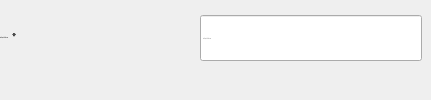
                   <widget class="QWidget" name="widget_7" native="true">
                    <layout class="QHBoxLayout" name="horizontalLayout_9">
                     <property name="spacing">
                      <number>0</number>
                     </property>
                     <property name="leftMargin">
                      <number>0</number>
                     </property>
                     <property name="topMargin">
                      <number>0</number>
                     </property>
                     <property name="rightMargin">
                      <number>0</number>
                     </property>
                     <property name="bottomMargin">
                      <number>0</number>
                     </property>
                     <item>
                      <widget class="QWidget" name="widget_14" native="true">
                       <layout class="QHBoxLayout" name="horizontalLayout_2">
                        <property name="spacing">
                         <number>0</number>
                        </property>
                        <property name="leftMargin">
                         <number>0</number>
                        </property>
                        <property name="topMargin">
                         <number>0</number>
                        </property>
                        <property name="bottomMargin">
                         <number>0</number>
                        </property>
                        <item alignment="Qt::AlignTop">
                         <widget class="QWidget" name="label_product_2" native="true">
                          <property name="minimumSize">
                           <size>
                            <width>200</width>
                            <height>0</height>
                           </size>
                          </property>
                          <property name="maximumSize">
                           <size>
                            <width>200</width>
                            <height>16777215</height>
                           </size>
                          </property>
                          <property name="font">
                           <font>
                            <family>Cambria</family>
                           </font>
                          </property>
                          <layout class="QHBoxLayout" name="horizontalLayout_10">
                           <property name="spacing">
                            <number>0</number>
                           </property>
                           <property name="leftMargin">
                            <number>0</number>
                           </property>
                           <property name="topMargin">
                            <number>30</number>
                           </property>
                           <property name="rightMargin">
                            <number>0</number>
                           </property>
                           <property name="bottomMargin">
                            <number>0</number>
                           </property>
                           <item>
                            <widget class="QLabel" name="label_4">
                             <property name="font">
                              <font>
                               <family>Cambria</family>
                               <pointsize>-1</pointsize>
                               <bold>false</bold>
                              </font>
                             </property>
                             <property name="text">
                              <string>Mã hạng thành viên</string>
                             </property>
                            </widget>
                           </item>
                           <item>
                            <widget class="QLabel" name="label_required_6">
                             <property name="sizePolicy">
                              <sizepolicy hsizetype="Expanding" vsizetype="Preferred">
                               <horstretch>0</horstretch>
                               <verstretch>0</verstretch>
                              </sizepolicy>
                             </property>
                             <property name="text">
                              <string> *</string>
                             </property>
                            </widget>
                           </item>
                          </layout>
                         </widget>
                        </item>
                        <item>
                         <widget class="QWidget" name="widget_15" native="true">
                          <property name="maximumSize">
                           <size>
                            <width>16777215</width>
                            <height>16777215</height>
                           </size>
                          </property>
                          <layout class="QVBoxLayout" name="verticalLayout_16">
                           <property name="spacing">
                            <number>0</number>
                           </property>
                           <property name="leftMargin">
                            <number>0</number>
                           </property>
                           <property name="topMargin">
                            <number>15</number>
                           </property>
                           <property name="rightMargin">
                            <number>0</number>
                           </property>
                           <property name="bottomMargin">
                            <number>0</number>
                           </property>
                           <item>
                            <widget class="QLineEdit" name="code_le">
                             <property name="minimumSize">
                              <size>
                               <width>222</width>
                               <height>46</height>
                              </size>
                             </property>
                             <property name="maximumSize">
                              <size>
                               <width>16777215</width>
                               <height>16777215</height>
                              </size>
                             </property>
                             <property name="font">
                              <font>
                               <family>Cambria</family>
                               <pointsize>-1</pointsize>
                              </font>
                             </property>
                             <property name="text">
                              <string/>
                             </property>
                             <property name="placeholderText">
                              <string notr="true">Mã hạng thành viên</string>
                             </property>
                             <property name="clearButtonEnabled">
                              <bool>true</bool>
                             </property>
                            </widget>
                           </item>
                           <item>
                            <widget class="QLabel" name="error_code">
                             <property name="text">
                              <string/>
                             </property>
                             <property name="margin">
                              <number>0</number>
                             </property>
                            </widget>
                           </item>
                          </layout>
                         </widget>
                        </item>
                       </layout>
                      </widget>
                     </item>
                    </layout>
                   </widget>
